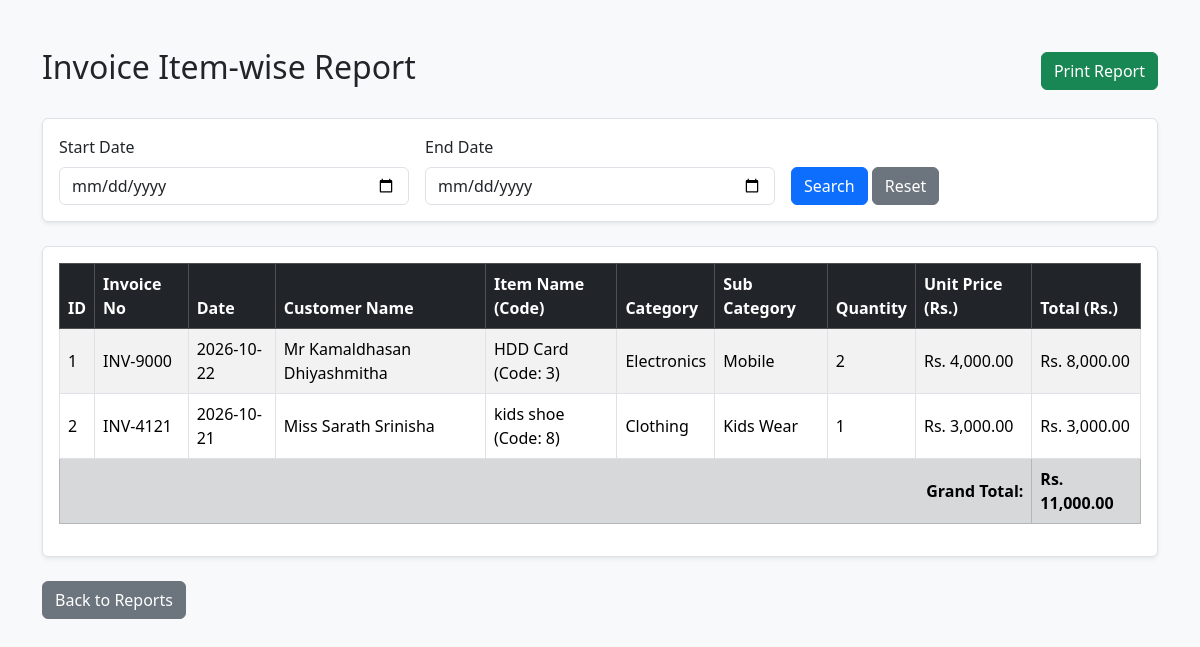
The app's page /reports/invoice-item-report.php with its own data.
### tables this page shows
CREATE TABLE `invoice_items` (
  `id` int(11) NOT NULL,
  `invoice_id` int(11) NOT NULL,
  `item_id` int(11) NOT NULL,
  `quantity` int(11) NOT NULL,
  `unit_price` decimal(10,2) NOT NULL
);

CREATE TABLE `invoices` (
  `id` int(11) NOT NULL,
  `invoice_number` varchar(50) NOT NULL,
  `invoice_date` date NOT NULL,
  `customer_id` int(11) NOT NULL
);

CREATE TABLE `customers` (
  `id` int(11) NOT NULL,
  `title` varchar(10) NOT NULL,
  `first_name` varchar(100) NOT NULL,
  `last_name` varchar(100) NOT NULL,
  `contact_number` varchar(20) NOT NULL,
  `district` varchar(100) NOT NULL
);

CREATE TABLE `items` (
  `id` int(11) NOT NULL,
  `item_code` varchar(50) NOT NULL,
  `item_name` varchar(150) NOT NULL,
  `category_id` int(11) NOT NULL,
  `subcategory_id` int(11) NOT NULL,
  `quantity` int(11) NOT NULL DEFAULT 0,
  `unit_price` decimal(10,2) NOT NULL
);

CREATE TABLE `categories` (
  `id` int(11) NOT NULL,
  `category_name` varchar(100) NOT NULL
);

CREATE TABLE `subcategories` (
  `id` int(11) NOT NULL,
  `category_id` int(11) NOT NULL,
  `subcategory_name` varchar(100) NOT NULL
);

### reports/invoice-item-report.php (the view, shortened to what this page needs)
<?php
include "../config/database.php";
$start_date = $_GET['start_date'] ?? "";
$end_date = $_GET['end_date'] ?? "";
$sql = "SELECT invoice_items.*, invoices.invoice_number, invoices.invoice_date,
               customers.title, customers.first_name, customers.last_name,
               items.item_code, items.item_name,
               categories.category_name AS item_category,
               subcategories.subcategory_name AS item_sub_category
                FROM invoice_items
                JOIN invoices ON invoice_items.invoice_id = invoices.id
                JOIN customers ON invoices.customer_id = customers.id
                JOIN items ON invoice_items.item_id = items.id
                JOIN categories ON items.category_id = categories.id
                JOIN subcategories ON items.subcategory_id = subcategories.id";
$sql .= " ORDER BY invoices.id DESC";
$result = mysqli_query($conn, $sql);
?>
<!DOCTYPE html>
<html lang="en">
<head>
    <link rel="stylesheet" href="../assets/css/bootstrap.min.css">
</head>
<body class="bg-light">
    <div class="container mt-5">
        <div class="d-flex justify-content-between align-items-center mb-4">
            <h2>Invoice Item-wise Report</h2>
            <button onclick="window.print();" class="btn btn-success no-print">Print Report</button>
        </div>
        <div class="card shadow-sm border p-3 mb-4 no-print">
            <form method="GET" class="row g-3 align-items-end">
                <div class="col-md-4">
                    <label class="form-label">Start Date</label>
                    <input type="date" name="start_date" class="form-control" value="<?php echo htmlspecialchars($start_date); ?>" required>
                </div>
                <div class="col-md-4">
                    <label class="form-label">End Date</label>
                    <input type="date" name="end_date" class="form-control" value="<?php echo htmlspecialchars($end_date); ?>" required>
                </div>
                <div class="col-md-4">
                    <button type="submit" class="btn btn-primary">Search</button>
                    <a href="invoice-item-report.php" class="btn btn-secondary">Reset</a>
                </div>
            </form>
        </div>
        <div class="card shadow-sm border p-3">
            <table class="table table-bordered table-striped align-middle">
                <thead class="table-dark">
                    <tr>
                        <th>ID</th>
                        <th>Invoice No</th>
                        <th>Date</th>
                        <th>Customer Name</th>
                        <th>Item Name (Code)</th>
                        <th>Category</th>
                        <th>Sub Category</th>
                        <th>Quantity</th>
                        <th>Unit Price (Rs.)</th>
                        <th>Total (Rs.)</th>
                    </tr>
                </thead>
                <tbody>
                    <?php
                    if ($result && mysqli_num_rows($result) > 0) {
                        $i = 1;
                        $grand_total = 0;
                        while ($row = mysqli_fetch_assoc($result)) {
                            $total = $row['quantity'] * $row['unit_price'];
                            $grand_total += $total;
                            $customer_name = trim(($row['title'] ?? '') . ' ' . ($row['first_name'] ?? '') . ' ' . ($row['last_name'] ?? ''));
                            echo "<tr>";
                            echo "<td>" . $i++ . "</td>";
                            echo "<td>" . htmlspecialchars($row['invoice_number'] ?? '') . "</td>";
                            echo "<td>" . htmlspecialchars($row['invoice_date'] ?? '') . "</td>";
                            echo "<td>" . htmlspecialchars($customer_name ?: 'Walk-in Customer') . "</td>";
                            echo "<td>" . htmlspecialchars($row['item_name']) . " (Code: " . htmlspecialchars($row['item_code']) . ")</td>";
                            echo "<td>" . htmlspecialchars($row['item_category'] ?? '-') . "</td>";
                            echo "<td>" . htmlspecialchars($row['item_sub_category'] ?? '-') . "</td>";
                            echo "<td>" . htmlspecialchars($row['quantity']) . "</td>";
                            echo "<td>Rs. " . number_format($row['unit_price'], 2) . "</td>";
                            echo "<td>Rs. " . number_format($total, 2) . "</td>";
                            echo "</tr>";
                        }
                        echo "<tr class='fw-bold table-secondary'>";
                        echo "<td colspan='9' class='text-end'>Grand Total:</td>";
                        echo "<td>Rs. " . number_format($grand_total, 2) . "</td>";
                        echo "</tr>";
                    } else {
                        echo "<tr><td colspan='10' class='text-center'>No records found for the selected date range!</td></tr>";
                    }
                    ?>
                </tbody>
            </table>
        </div>
        <div class="mt-4 no-print">
            <a href="index.php" class="btn btn-secondary">Back to Reports</a>
        </div>
    </div>
</body>
</html>

### records on screen
invoice_items: invoice.invoice_number "INV-9000", invoice.invoice_date "2026-10-22", customers.title+first_name+last_name "Mr Kamaldhasan Dhiyashmitha", item.item_name "HDD Card", item.item_code "3", categories.category_name "Electronics", subcategories.subcategory_name "Mobile", quantity "2", unit_price "4,000.00", total "8,000.00"
invoice_items: invoice.invoice_number "INV-4121", invoice.invoice_date "2026-10-21", customers.title+first_name+last_name "Miss Sarath Srinisha", item.item_name "kids shoe", item.item_code "8", categories.category_name "Clothing", subcategories.subcategory_name "Kids Wear", quantity "1", unit_price "3,000.00", total "3,000.00"

### other values on screen
$grand_total "11,000.00"
